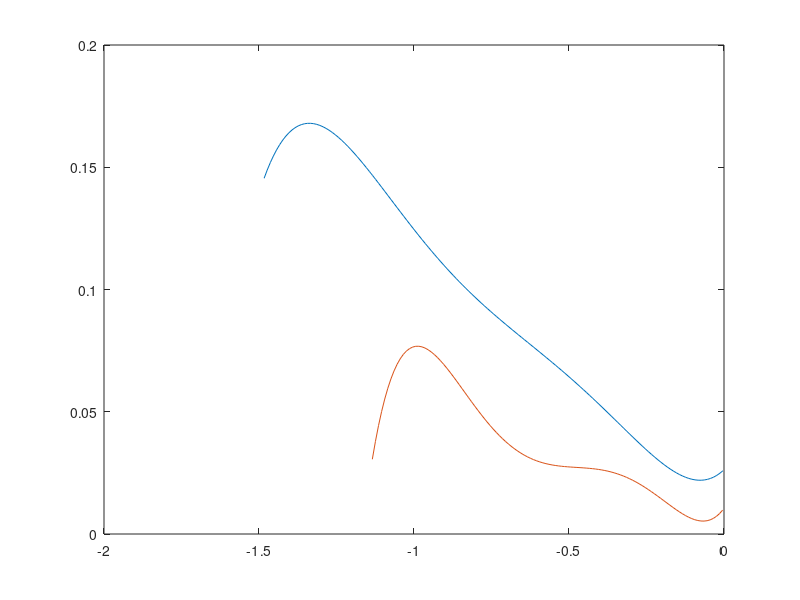

MATLAB code for this plot:
clc;
clear all;
close all;


x_MCP = [-1.48353:0.01:0];
x_PIP = [-1.13446:0.01:0];
X_MCP = (x_MCP+1.48353)*(180/pi);
X_PIP = (x_PIP+1.13446)*(180/pi);
V_MCP = X_MCP;
V_PIP = X_PIP;
[mX_MCP, nX_MCP] = size(X_MCP);
[mX_PIP, nX_PIP] = size(X_PIP);

for i=1:nX_MCP
    if i>1
        V_MCP(i) = X_MCP(i) - X_MCP(i-1);
    else
        V_MCP(i) = X_MCP(i);
    end
end

for i=1:nX_PIP
    if i>1
        V_PIP(i) = X_PIP(i) - X_PIP(i-1);
    else
        V_PIP(i) = X_PIP(i);
    end
end

TAU_MCP = 0.0 * X_MCP.^0 + 0.0061639984303806135 * X_MCP.^1 - 0.0005179649292943457 * X_MCP.^2 + 1.3546546119403511e-05 * X_MCP.^3 - 1.5867928748805977e-07 * X_MCP.^4 + 6.903351238054539e-10 * X_MCP.^5 + 0.14548451752943675;
TAU_PIP = 0.0 * X_PIP.^0 + 0.013424611953572195 * X_PIP.^1 - 0.0012670222412968246 *X_PIP.^2 + 4.394356398132201e-05 * X_PIP.^3 - 6.646559645055926e-07 * X_PIP.^4 + 3.668944251673971e-09 * X_PIP.^5 + 0.030560090609476634;

plot(x_MCP,TAU_MCP);
hold on
plot(x_PIP, TAU_PIP);